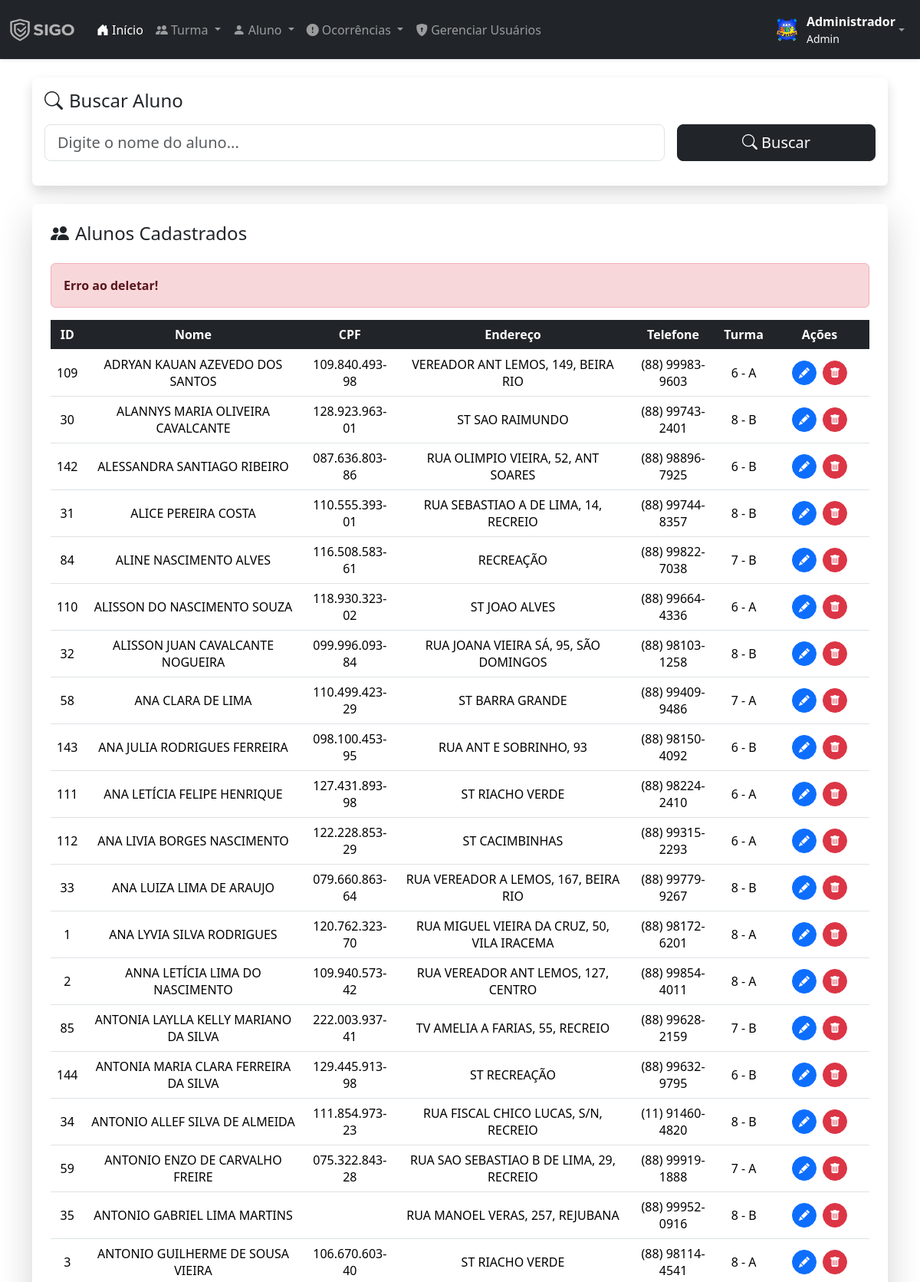
The app's page /listar-alunos.php?msg=erro (signed in, upper part) with its own data.
### tables this page shows
CREATE TABLE `alunos` (
  `id` int(11) NOT NULL,
  `nome` varchar(255) NOT NULL,
  `rg` varchar(30) NOT NULL,
  `cpf` varchar(20) NOT NULL,
  `endereco` varchar(255) NOT NULL,
  `tel` varchar(80) NOT NULL,
  `escolaridade` varchar(50) NOT NULL,
  `turma` int(11) NOT NULL
);

CREATE TABLE `turma` (
  `id` int(11) NOT NULL,
  `ano` int(11) NOT NULL,
  `turma` varchar(10) NOT NULL
);

### listar-alunos.php (the view, shortened to what this page needs)
<?php
require('includes/conexao.php');
$pagina = 'listar';
$turmaInfo = '';
$nomeBusca = '';
if(isset($_GET['id']) && isset($_GET['ano']) && isset($_GET['turma'])) {
    $pagina = 'turma';
    $idTurma = $_GET['id'];
    $anoTurma = $_GET['ano'];
    $turmaTurma = $_GET['turma'];
    $sql = "SELECT * FROM alunos WHERE turma = $idTurma ORDER BY nome ASC";
    $turmaInfo = "Turma: $anoTurma - $turmaTurma";
} elseif(isset($_GET['nomeBusca'])) {
    $pagina = 'nome';
    $nomeBusca = strtoupper($_GET['nomeBusca']);
    $sql = "SELECT * FROM alunos WHERE nome LIKE '$nomeBusca%' ORDER BY nome ASC";
} else {
    $sql = "SELECT * FROM alunos ORDER BY nome ASC";
}
include('layout/head.php');
include('layout/menu.php');
?>
<div class="container mt-4">
    <?php if($pagina == 'listar' || $pagina == 'nome'): ?>
    <div class="card shadow border-0 mb-4">
        <div class="card-body">
            <h4 class="mb-3"><i class="bi bi-search me-2"></i>Buscar Aluno</h4>
            <form action="aluno-nome.php" method="GET" class="row g-3">
                <div class="col-md-9">
                    <input type="text" name="nomeBusca" id="nomeBusca"
                           class="form-control form-control-lg"
                           placeholder="Digite o nome do aluno..." value="<?= htmlspecialchars($nomeBusca) ?>" />
                </div>
                <div class="col-md-3">
                    <button class="btn btn-dark btn-lg w-100"><i class="bi bi-search"></i> Buscar</button>
                </div>
            </form>
        </div>
    </div>
    <?php endif; ?>
    <div class="card shadow-lg border-0">
        <div class="card-body p-4">
            <?php if($turmaInfo): ?>
                <h4 class="mb-4"><i class="bi bi-people-fill me-2"></i><?= $turmaInfo ?></h4>
            <?php else: ?>
                <h4 class="mb-4"><i class="bi bi-people-fill me-2"></i>Alunos Cadastrados</h4>
            <?php endif; ?>
            <?php if(isset($_GET['msg'])): ?>
                <div class="alert alert-<?= $_GET['msg']=='sucesso' ? 'success' : 'danger' ?>">
                    <strong><?= $_GET['msg']=='sucesso' ? 'Deletado com sucesso!' : 'Erro ao deletar!' ?></strong>
                </div>
            <?php endif; ?>
            <div class="table-responsive">
                <table class="table table-hover align-middle text-center">
                    <thead class="table-dark">
                        <tr>
                            <th>ID</th>
                            <th>Nome</th>
                            <th>CPF</th>
                            <th>Endereço</th>
                            <th>Telefone</th>
                            <th>Turma</th>
                            <th style="width: 130px;">Ações</th>
                        </tr>
                    </thead>
                    <tbody>
                        <?php
                        $result = mysqli_query($conn, $sql);
                        while($al = mysqli_fetch_assoc($result)):
                            $turma_id = $al['turma'];
                            $turma_sql = mysqli_query($conn, "SELECT ano, turma FROM turma WHERE id = $turma_id");
                            $turma = mysqli_fetch_assoc($turma_sql);
                            $turma_final = $turma ? $turma['ano'] . " - " . $turma['turma'] : "<span class='text-danger fw-bold'>Não cadastrado</span>";
                        ?>
                        <tr>
                            <td><?= $al['id'] ?></td>
                            <td><?= $al['nome'] ?></td>
                            <td><?= $al['cpf'] ?></td>
                            <td><?= $al['endereco'] ?></td>
                            <td><?= $al['tel'] ?></td>
                            <td><?= $turma_final ?></td>
                            <td>
                                <div class="d-flex justify-content-center gap-2">
                                    <a href="editar-aluno.php?id=<?= $al['id'] ?>" class="btn btn-primary btn-sm rounded-circle p-2" title="Editar">
                                        <i class="bi bi-pencil-fill"></i>
                                    </a>
                                    <a href="acoes/deletar-aluno.php?id=<?= $al['id'] ?>"
                                       onclick="return confirm('Deseja realmente excluir este aluno?');"
                                       class="btn btn-danger btn-sm rounded-circle p-2" title="Deletar">
                                        <i class="bi bi-trash-fill"></i>
                                    </a>
                                </div>
                            </td>
                        </tr>
                        <?php endwhile; ?>
                    </tbody>
                </table>
            </div>
        </div>
    </div>
</div>

### records on screen
alunos: id "109", nome "ADRYAN KAUAN AZEVEDO DOS SANTOS", cpf "109.840.493-98", endereco "VEREADOR ANT LEMOS, 149, BEIRA RIO", tel "(88) 99983-9603", turma.ano "6", turma.turma "A"
alunos: id "30", nome "ALANNYS MARIA OLIVEIRA CAVALCANTE", cpf "128.923.963-01", endereco "ST SAO RAIMUNDO", tel "(88) 99743-2401", turma.ano "8", turma.turma "B"
alunos: id "142", nome "ALESSANDRA SANTIAGO RIBEIRO", cpf "087.636.803-86", endereco "RUA OLIMPIO VIEIRA, 52, ANT SOARES", tel "(88) 98896-7925", turma.ano "6", turma.turma "B"
alunos: id "31", nome "ALICE PEREIRA COSTA", cpf "110.555.393-01", endereco "RUA SEBASTIAO A DE LIMA, 14, RECREIO", tel "(88) 99744-8357", turma.ano "8", turma.turma "B"
alunos: id "84", nome "ALINE NASCIMENTO ALVES", cpf "116.508.583-61", endereco "RECREAÇÃO", tel "(88) 99822-7038", turma.ano "7", turma.turma "B"
alunos: id "110", nome "ALISSON DO NASCIMENTO SOUZA", cpf "118.930.323-02", endereco "ST JOAO ALVES", tel "(88) 99664-4336", turma.ano "6", turma.turma "A"
alunos: id "32", nome "ALISSON JUAN CAVALCANTE NOGUEIRA", cpf "099.996.093-84", endereco "RUA JOANA VIEIRA SÁ, 95, SÃO DOMINGOS", tel "(88) 98103-1258", turma.ano "8", turma.turma "B"
alunos: id "58", nome "ANA CLARA DE LIMA", cpf "110.499.423-29", endereco "ST BARRA GRANDE", tel "(88) 99409-9486", turma.ano "7", turma.turma "A"
alunos: id "143", nome "ANA JULIA RODRIGUES FERREIRA", cpf "098.100.453-95", endereco "RUA ANT E SOBRINHO, 93", tel "(88) 98150-4092", turma.ano "6", turma.turma "B"
alunos: id "111", nome "ANA LETÍCIA FELIPE HENRIQUE", cpf "127.431.893-98", endereco "ST RIACHO VERDE", tel "(88) 98224-2410", turma.ano "6", turma.turma "A"
alunos: id "112", nome "ANA LIVIA BORGES NASCIMENTO", cpf "122.228.853-29", endereco "ST CACIMBINHAS", tel "(88) 99315-2293", turma.ano "6", turma.turma "A"
alunos: id "33", nome "ANA LUIZA LIMA DE ARAUJO", cpf "079.660.863-64", endereco "RUA VEREADOR A LEMOS, 167, BEIRA RIO", tel "(88) 99779-9267", turma.ano "8", turma.turma "B"
alunos: id "1", nome "ANA LYVIA SILVA RODRIGUES", cpf "120.762.323-70", endereco "RUA MIGUEL VIEIRA DA CRUZ, 50, VILA IRACEMA", tel "(88) 98172-6201", turma.ano "8", turma.turma "A"
alunos: id "2", nome "ANNA LETÍCIA LIMA DO NASCIMENTO", cpf "109.940.573-42", endereco "RUA VEREADOR ANT LEMOS, 127, CENTRO", tel "(88) 99854-4011", turma.ano "8", turma.turma "A"
alunos: id "85", nome "ANTONIA LAYLLA KELLY MARIANO DA SILVA", cpf "222.003.937-41", endereco "TV AMELIA A FARIAS, 55, RECREIO", tel "(88) 99628-2159", turma.ano "7", turma.turma "B"
alunos: id "144", nome "ANTONIA MARIA CLARA FERREIRA DA SILVA", cpf "129.445.913-98", endereco "ST RECREAÇÃO", tel "(88) 99632-9795", turma.ano "6", turma.turma "B"
alunos: id "34", nome "ANTONIO ALLEF SILVA DE ALMEIDA", cpf "111.854.973-23", endereco "RUA FISCAL CHICO LUCAS, S/N, RECREIO", tel "(11) 91460-4820", turma.ano "8", turma.turma "B"
alunos: id "59", nome "ANTONIO ENZO DE CARVALHO FREIRE", cpf "075.322.843-28", endereco "RUA SAO SEBASTIAO B DE LIMA, 29, RECREIO", tel "(88) 99919-1888", turma.ano "7", turma.turma "A"
alunos: id "35", nome "ANTONIO GABRIEL LIMA MARTINS", endereco "RUA MANOEL VERAS, 257, REJUBANA", tel "(88) 99952-0916", turma.ano "8", turma.turma "B"
alunos: id "3", nome "ANTONIO GUILHERME DE SOUSA VIEIRA", cpf "106.670.603-40", endereco "ST RIACHO VERDE", tel "(88) 98114-4541", turma.ano "8", turma.turma "A"

### other values on screen
$usuarioNome "Administrador"
$usuarioNivel "Admin"
